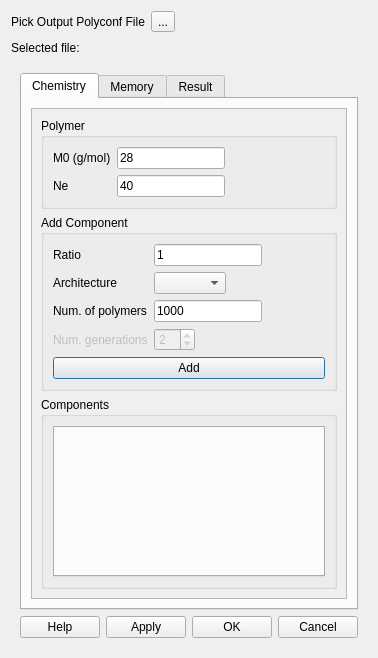
<?xml version="1.0" encoding="UTF-8"?>
<ui version="4.0">
 <class>Dialog</class>
 <widget class="QDialog" name="Dialog">
  <property name="geometry">
   <rect>
    <x>0</x>
    <y>0</y>
    <width>360</width>
    <height>658</height>
   </rect>
  </property>
  <property name="windowTitle">
   <string>Create Polymer Configuration</string>
  </property>
  <layout class="QVBoxLayout" name="verticalLayout">
   <item>
    <layout class="QVBoxLayout" name="verticalLayout_9">
     <item>
      <layout class="QHBoxLayout" name="horizontalLayout">
       <item>
        <widget class="QLabel" name="label_8">
         <property name="text">
          <string>Pick Output Polyconf File</string>
         </property>
        </widget>
       </item>
       <item>
        <widget class="QToolButton" name="pb_pick_file">
         <property name="toolTip">
          <string>Select File...</string>
         </property>
         <property name="text">
          <string>...</string>
         </property>
        </widget>
       </item>
       <item>
        <spacer name="horizontalSpacer">
         <property name="orientation">
          <enum>Qt::Horizontal</enum>
         </property>
         <property name="sizeHint" stdset="0">
          <size>
           <width>40</width>
           <height>20</height>
          </size>
         </property>
        </spacer>
       </item>
      </layout>
     </item>
     <item>
      <layout class="QHBoxLayout" name="horizontalLayout_2">
       <item>
        <widget class="QLabel" name="label_9">
         <property name="text">
          <string>Selected file:</string>
         </property>
        </widget>
       </item>
       <item>
        <widget class="QLabel" name="selected_file">
         <property name="text">
          <string/>
         </property>
        </widget>
       </item>
       <item>
        <spacer name="horizontalSpacer_2">
         <property name="orientation">
          <enum>Qt::Horizontal</enum>
         </property>
         <property name="sizeHint" stdset="0">
          <size>
           <width>40</width>
           <height>20</height>
          </size>
         </property>
        </spacer>
       </item>
      </layout>
     </item>
    </layout>
   </item>
   <item>
    <widget class="QWidget" name="inp_param_widget" native="true">
     <layout class="QVBoxLayout" name="verticalLayout_13">
      <item>
       <widget class="QTabWidget" name="tabWidget">
        <property name="currentIndex">
         <number>0</number>
        </property>
        <widget class="QWidget" name="Chemistry">
         <attribute name="title">
          <string>Chemistry</string>
         </attribute>
         <layout class="QVBoxLayout" name="verticalLayout_8">
          <item>
           <widget class="QScrollArea" name="scrollArea">
            <property name="widgetResizable">
             <bool>true</bool>
            </property>
            <widget class="QWidget" name="scrollAreaWidgetContents">
             <property name="geometry">
              <rect>
               <x>0</x>
               <y>0</y>
               <width>277</width>
               <height>423</height>
              </rect>
             </property>
             <layout class="QVBoxLayout" name="verticalLayout_6">
              <item>
               <widget class="QGroupBox" name="groupBox_2">
                <property name="title">
                 <string>Polymer</string>
                </property>
                <layout class="QVBoxLayout" name="verticalLayout_7">
                 <item>
                  <layout class="QFormLayout" name="formLayout">
                   <property name="fieldGrowthPolicy">
                    <enum>QFormLayout::FieldsStayAtSizeHint</enum>
                   </property>
                   <item row="0" column="0">
                    <widget class="QLabel" name="label">
                     <property name="font">
                      <font>
                       <weight>50</weight>
                       <bold>false</bold>
                      </font>
                     </property>
                     <property name="toolTip">
                      <string>Mass of a monomer</string>
                     </property>
                     <property name="text">
                      <string>M0 (g/mol)</string>
                     </property>
                    </widget>
                   </item>
                   <item row="0" column="1">
                    <widget class="QLineEdit" name="m0">
                     <property name="font">
                      <font>
                       <weight>50</weight>
                       <bold>false</bold>
                      </font>
                     </property>
                     <property name="toolTip">
                      <string>Mass of a monomer</string>
                     </property>
                     <property name="inputMethodHints">
                      <set>Qt::ImhDigitsOnly</set>
                     </property>
                     <property name="text">
                      <string>28</string>
                     </property>
                    </widget>
                   </item>
                   <item row="1" column="0">
                    <widget class="QLabel" name="label_4">
                     <property name="font">
                      <font>
                       <weight>50</weight>
                       <bold>false</bold>
                      </font>
                     </property>
                     <property name="toolTip">
                      <string>Number of monomers in an entanglement length</string>
                     </property>
                     <property name="text">
                      <string>Ne</string>
                     </property>
                    </widget>
                   </item>
                   <item row="1" column="1">
                    <widget class="QLineEdit" name="ne">
                     <property name="font">
                      <font>
                       <weight>50</weight>
                       <bold>false</bold>
                      </font>
                     </property>
                     <property name="toolTip">
                      <string>Number of monomers in an entanglement length</string>
                     </property>
                     <property name="inputMethodHints">
                      <set>Qt::ImhDigitsOnly</set>
                     </property>
                     <property name="text">
                      <string>40</string>
                     </property>
                    </widget>
                   </item>
                  </layout>
                 </item>
                </layout>
               </widget>
              </item>
              <item>
               <widget class="QGroupBox" name="groupBox_3">
                <property name="title">
                 <string>Add Component</string>
                </property>
                <layout class="QVBoxLayout" name="verticalLayout_3">
                 <item>
                  <layout class="QVBoxLayout" name="verticalLayout_2">
                   <item>
                    <layout class="QFormLayout" name="component">
                     <property name="fieldGrowthPolicy">
                      <enum>QFormLayout::FieldsStayAtSizeHint</enum>
                     </property>
                     <item row="0" column="0">
                      <widget class="QLabel" name="label_2">
                       <property name="toolTip">
                        <string>Ratio weight fraction occupied by component</string>
                       </property>
                       <property name="text">
                        <string>Ratio</string>
                       </property>
                      </widget>
                     </item>
                     <item row="0" column="1">
                      <widget class="QLineEdit" name="ratio">
                       <property name="font">
                        <font>
                         <weight>50</weight>
                         <bold>false</bold>
                        </font>
                       </property>
                       <property name="toolTip">
                        <string>Ratio weight fraction occupied by component</string>
                       </property>
                       <property name="inputMethodHints">
                        <set>Qt::ImhDigitsOnly</set>
                       </property>
                       <property name="text">
                        <string>1</string>
                       </property>
                      </widget>
                     </item>
                     <item row="1" column="0">
                      <widget class="QLabel" name="label_3">
                       <property name="toolTip">
                        <string>Polymer architecture type</string>
                       </property>
                       <property name="text">
                        <string>Architecture</string>
                       </property>
                      </widget>
                     </item>
                     <item row="1" column="1">
                      <widget class="QComboBox" name="cb_type">
                       <property name="font">
                        <font>
                         <weight>50</weight>
                         <bold>false</bold>
                        </font>
                       </property>
                       <property name="toolTip">
                        <string>Polymer architecture type</string>
                       </property>
                      </widget>
                     </item>
                     <item row="2" column="0">
                      <widget class="QLabel" name="label_5">
                       <property name="toolTip">
                        <string>Number of polymers in current type</string>
                       </property>
                       <property name="text">
                        <string>Num. of polymers</string>
                       </property>
                       <property name="wordWrap">
                        <bool>true</bool>
                       </property>
                      </widget>
                     </item>
                     <item row="2" column="1">
                      <widget class="QLineEdit" name="number">
                       <property name="font">
                        <font>
                         <weight>50</weight>
                         <bold>false</bold>
                        </font>
                       </property>
                       <property name="toolTip">
                        <string>Number of polymers in current type</string>
                       </property>
                       <property name="inputMethodHints">
                        <set>Qt::ImhDigitsOnly</set>
                       </property>
                       <property name="text">
                        <string>1000</string>
                       </property>
                      </widget>
                     </item>
                     <item row="3" column="0">
                      <widget class="QLabel" name="ngeneration_label">
                       <property name="enabled">
                        <bool>false</bool>
                       </property>
                       <property name="toolTip">
                        <string>Number of generations (Cayley type only)</string>
                       </property>
                       <property name="text">
                        <string>Num. generations</string>
                       </property>
                      </widget>
                     </item>
                     <item row="3" column="1">
                      <widget class="QSpinBox" name="sb_ngeneration">
                       <property name="enabled">
                        <bool>false</bool>
                       </property>
                       <property name="toolTip">
                        <string>Number of generations (Cayley type only)</string>
                       </property>
                       <property name="minimum">
                        <number>0</number>
                       </property>
                       <property name="value">
                        <number>2</number>
                       </property>
                      </widget>
                     </item>
                    </layout>
                   </item>
                   <item>
                    <widget class="QPushButton" name="add_button">
                     <property name="toolTip">
                      <string>Add component to mix</string>
                     </property>
                     <property name="text">
                      <string>Add</string>
                     </property>
                    </widget>
                   </item>
                  </layout>
                 </item>
                </layout>
               </widget>
              </item>
              <item>
               <widget class="QGroupBox" name="groupBox">
                <property name="title">
                 <string>Components</string>
                </property>
                <layout class="QVBoxLayout" name="verticalLayout_4">
                 <item>
                  <widget class="QTabWidget" name="polymer_tab">
                   <property name="font">
                    <font>
                     <weight>50</weight>
                     <bold>false</bold>
                    </font>
                   </property>
                   <property name="currentIndex">
                    <number>-1</number>
                   </property>
                   <property name="usesScrollButtons">
                    <bool>true</bool>
                   </property>
                   <property name="tabsClosable">
                    <bool>true</bool>
                   </property>
                  </widget>
                 </item>
                </layout>
               </widget>
              </item>
             </layout>
            </widget>
           </widget>
          </item>
         </layout>
        </widget>
        <widget class="QWidget" name="Memory">
         <attribute name="title">
          <string>Memory</string>
         </attribute>
         <layout class="QVBoxLayout" name="verticalLayout_5">
          <item>
           <layout class="QFormLayout" name="formLayout_2">
            <property name="fieldGrowthPolicy">
             <enum>QFormLayout::FieldsStayAtSizeHint</enum>
            </property>
            <item row="0" column="0">
             <widget class="QLabel" name="label_6">
              <property name="font">
               <font>
                <weight>50</weight>
                <bold>false</bold>
               </font>
              </property>
              <property name="toolTip">
               <string>Maximum number of polymer</string>
              </property>
              <property name="text">
               <string>Max. num. of polymers</string>
              </property>
              <property name="wordWrap">
               <bool>false</bool>
              </property>
             </widget>
            </item>
            <item row="0" column="1">
             <widget class="QLineEdit" name="n_polymers">
              <property name="font">
               <font>
                <weight>50</weight>
                <bold>false</bold>
               </font>
              </property>
              <property name="toolTip">
               <string>Maximum number of polymer</string>
              </property>
              <property name="inputMethodHints">
               <set>Qt::ImhDigitsOnly</set>
              </property>
              <property name="text">
               <string>1e4</string>
              </property>
             </widget>
            </item>
            <item row="1" column="0">
             <widget class="QLabel" name="label_7">
              <property name="font">
               <font>
                <weight>50</weight>
                <bold>false</bold>
               </font>
              </property>
              <property name="text">
               <string>Max. num. of segments</string>
              </property>
              <property name="wordWrap">
               <bool>false</bool>
              </property>
             </widget>
            </item>
            <item row="1" column="1">
             <widget class="QLineEdit" name="n_segments">
              <property name="font">
               <font>
                <weight>50</weight>
                <bold>false</bold>
               </font>
              </property>
              <property name="toolTip">
               <string>Maximum total number of arms</string>
              </property>
              <property name="inputMethodHints">
               <set>Qt::ImhDigitsOnly</set>
              </property>
              <property name="text">
               <string>1e5</string>
              </property>
             </widget>
            </item>
           </layout>
          </item>
         </layout>
        </widget>
        <widget class="QWidget" name="Result">
         <attribute name="title">
          <string>Result</string>
         </attribute>
         <layout class="QVBoxLayout" name="verticalLayout_12">
          <item>
           <widget class="QSplitter" name="splitter">
            <property name="orientation">
             <enum>Qt::Vertical</enum>
            </property>
            <widget class="QTextBrowser" name="text_box">
             <property name="sizePolicy">
              <sizepolicy hsizetype="Expanding" vsizetype="Expanding">
               <horstretch>0</horstretch>
               <verstretch>3</verstretch>
              </sizepolicy>
             </property>
             <property name="acceptRichText">
              <bool>false</bool>
             </property>
            </widget>
            <widget class="QWidget" name="proto_widget" native="true">
             <property name="enabled">
              <bool>true</bool>
             </property>
             <property name="sizePolicy">
              <sizepolicy hsizetype="Preferred" vsizetype="Preferred">
               <horstretch>0</horstretch>
               <verstretch>2</verstretch>
              </sizepolicy>
             </property>
             <layout class="QVBoxLayout" name="verticalLayout_11">
              <item>
               <layout class="QVBoxLayout" name="verticalLayout_10">
                <item>
                 <widget class="QLabel" name="proto_label">
                  <property name="enabled">
                   <bool>false</bool>
                  </property>
                  <property name="text">
                   <string>Enter Polymer Prototype:</string>
                  </property>
                 </widget>
                </item>
                <item>
                 <widget class="QTextBrowser" name="proto_text">
                  <property name="enabled">
                   <bool>false</bool>
                  </property>
                  <property name="sizePolicy">
                   <sizepolicy hsizetype="Expanding" vsizetype="Expanding">
                    <horstretch>0</horstretch>
                    <verstretch>2</verstretch>
                   </sizepolicy>
                  </property>
                  <property name="readOnly">
                   <bool>false</bool>
                  </property>
                  <property name="html">
                   <string>&lt;!DOCTYPE HTML PUBLIC &quot;-//W3C//DTD HTML 4.0//EN&quot; &quot;http://www.w3.org/TR/REC-html40/strict.dtd&quot;&gt;
&lt;html&gt;&lt;head&gt;&lt;meta name=&quot;qrichtext&quot; content=&quot;1&quot; /&gt;&lt;style type=&quot;text/css&quot;&gt;
p, li { white-space: pre-wrap; }
&lt;/style&gt;&lt;/head&gt;&lt;body style=&quot; font-family:'.SF NS Text'; font-size:13pt; font-weight:400; font-style:normal;&quot;&gt;
&lt;p style=&quot;-qt-paragraph-type:empty; margin-top:0px; margin-bottom:0px; margin-left:0px; margin-right:0px; -qt-block-indent:0; text-indent:0px;&quot;&gt;&lt;br /&gt;&lt;/p&gt;&lt;/body&gt;&lt;/html&gt;</string>
                  </property>
                  <property name="acceptRichText">
                   <bool>false</bool>
                  </property>
                 </widget>
                </item>
               </layout>
              </item>
             </layout>
            </widget>
           </widget>
          </item>
         </layout>
        </widget>
       </widget>
      </item>
      <item>
       <layout class="QHBoxLayout" name="horizontalLayout_3">
        <item>
         <widget class="QPushButton" name="pb_help">
          <property name="text">
           <string>Help</string>
          </property>
         </widget>
        </item>
        <item>
         <widget class="QPushButton" name="pb_apply">
          <property name="text">
           <string>Apply</string>
          </property>
         </widget>
        </item>
        <item>
         <widget class="QPushButton" name="pb_ok">
          <property name="text">
           <string>OK</string>
          </property>
         </widget>
        </item>
        <item>
         <widget class="QPushButton" name="pb_cancel">
          <property name="text">
           <string>Cancel</string>
          </property>
         </widget>
        </item>
       </layout>
      </item>
     </layout>
    </widget>
   </item>
  </layout>
 </widget>
 <resources/>
 <connections/>
</ui>
